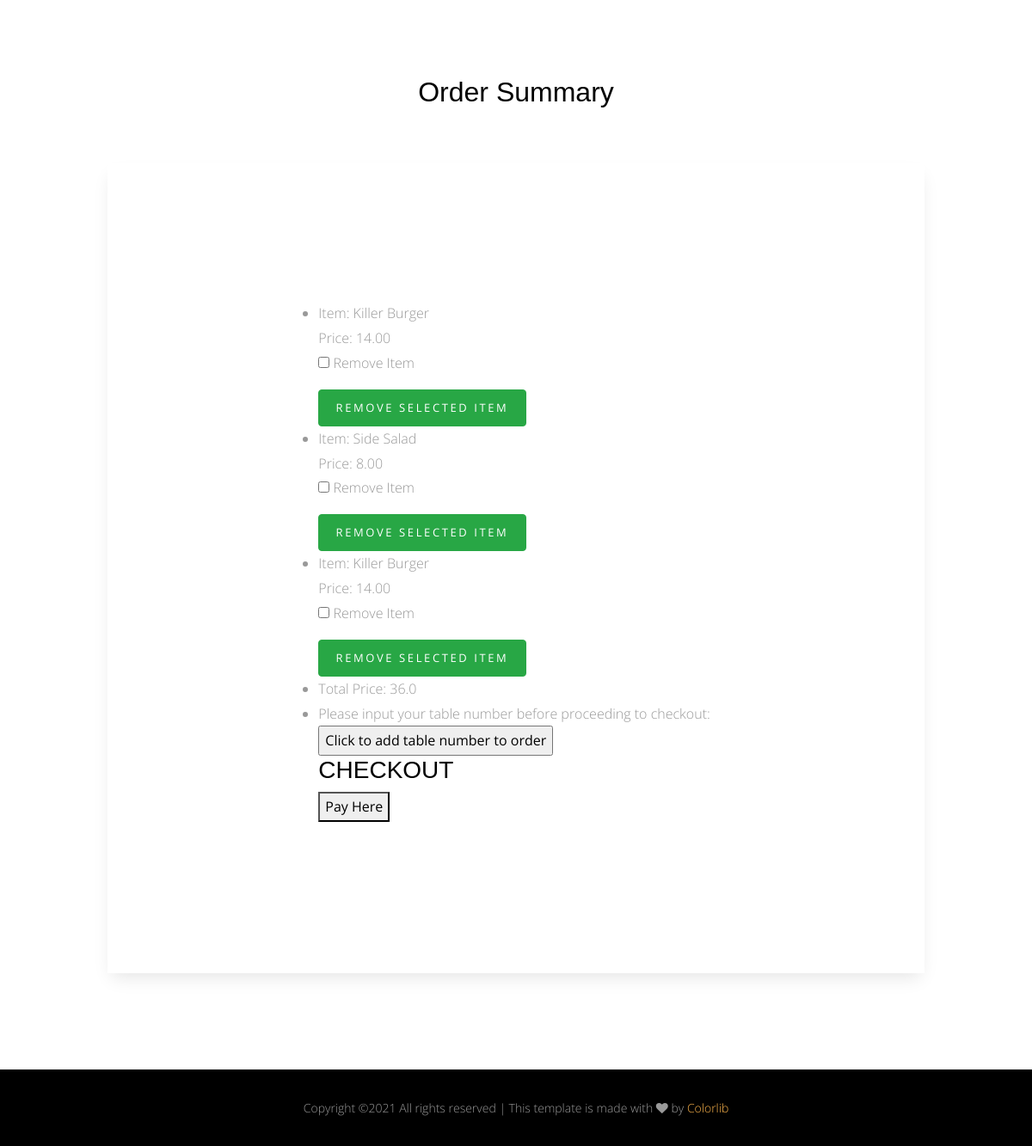
/website/order_summary/ (lower part), run on an earlier commit of the app's database.
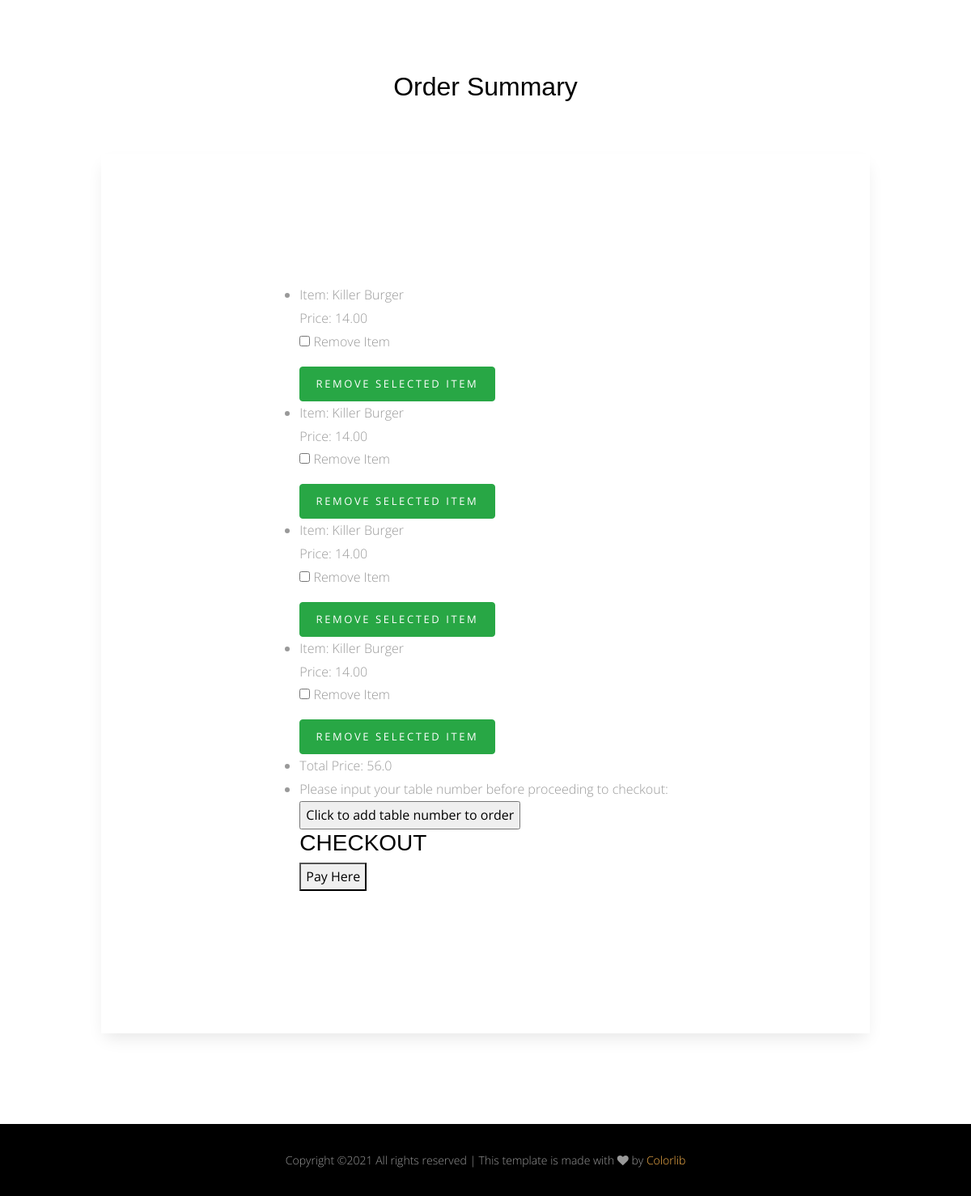
And on a later commit of the database.
### website/models.py (models this page shows, shortened)
class Order(models.Model):
    item_name = models.CharField(max_length = 200, default='00000')
    item_price = models.DecimalField(default=0, decimal_places=2, max_digits=100)
    item_removed = models.BooleanField(default=False)
    item_number = models.IntegerField(default=1)
    item_restaurant = models.IntegerField(default=0)
    def __repr__(self):
        return self.item_price

### website/views.py (the view, shortened to what this page needs)
# urls.py: path('order_summary/', views.order_list, name='order_list'),
def order_list(request):
    order_list = Order.objects.all()
    order_list_price = 0
    for x in order_list:
        price = x.__repr__()
        price = float(price)
        order_list_price = order_list_price + price
    print(order_list_price)
    order_list_price = str(order_list_price)
    context = {'order_list': order_list, 'order_list_price': order_list_price}
    return render(request, 'website/order_summary.html', context)

### website/templates/website/order_summary.html (shortened to what this page needs)
{% extends 'base.html' %}
{% load static %}
{% block body %}
        <div class="section" data-aos="fade-up">
          <div class="container">
            <div class="row justify-content-center mb-5">
              <div class="col-md-8  text-center">
                <h2 class="mb-3">Order Summary</h2>
              </div>
            </div>
            <div class="row justify-content-center">
              <div class="col-md-10 p-5 form-wrap">
<div class="section">
  <div class="container">
    <div class="row justify-content-center">
      <div class="col-md-8" data-aos="fade-up">
<ul>
    {% for menu_item in order_list %}
    <li>Item: {{ menu_item.item_name }}</li>
    Price: {{ menu_item.item_price }}
<form method="POST">
    <div class="form-check">
        <input type="checkbox" id={{menu_item.item_name}} value="{{menu_item.item_name}}" name="items_removed">
        <label for="items_removed">Remove Item</label>
    </div>
    <button type="submit" class="btn btn-success">Remove Selected Item</button>
</form>
    {% endfor %}
    <li>Total Price: {{ order_list_price }}</li>
    <li> Please input your table number before proceeding to checkout:</li>
    <input type="button" value="Click to add table number to order" onclick="document.location.href = '/website/create_table/{{ restaurant_id }}'">
    <form>
          <h3>CHECKOUT</h3>
          <button type="button" onClick="payWithRave()">Pay Here</button>
      </form>
</ul>
</div>
</div>
</div>
</div>
</div>
</div>
</div>
</div>
</div>
{% endblock body %}

What changed in the data, as far as the page shows it:
removed Order: item_name "Side Salad", item_price "8.00"
added Order: item_name "Killer Burger", item_price "14.00"
added Order: item_name "Killer Burger", item_price "14.00"
Also different on the page:
{{ order_list_price }}: "36.0" → "56.0"
